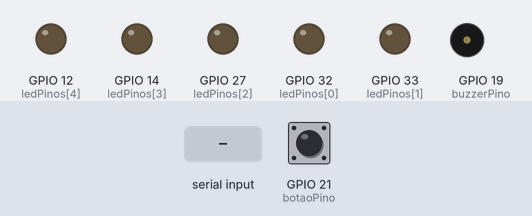
This sketch was run on a simulated ESP32. Parts: output pins drawn as LEDs (lit = HIGH), buzzer (waves = sounding). The inputs (shaded band) are chosen by the test bench; at power-on: GPIO 21 (botaoPino) HIGH. WiFi joins after 1.5 s; servers stay silent unless stated; what the sketch prints to the serial monitor is not drawn.

Above: at 3.2 s.
3.3 s: "5\n" received over Serial
At 4.4 s:
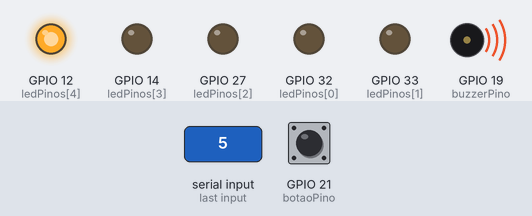
4.8 s: GPIO 21 (botaoPino) pulled LOW for 0.15 s
At 5.7 s:
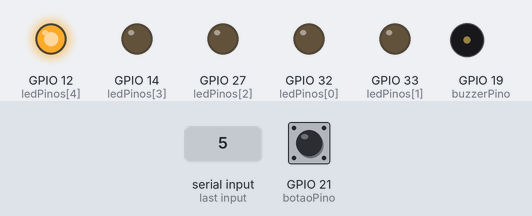
At 15.7 s:
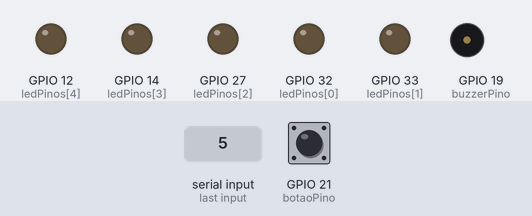
Timing chart, 0 to 16.4 s (numbered marks = the images above; inputs shaded):
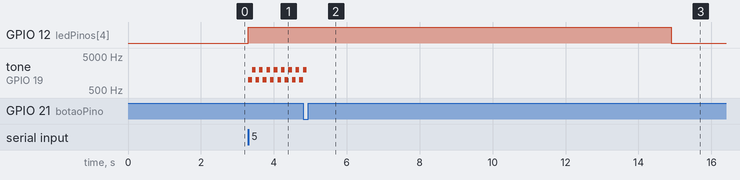

Measured:
- after the input at 3.3 s, GPIO 12 (ledPinos[4]): LOW → HIGH at once; tone on GPIO 19 (buzzerPino): alternates 2000 Hz for 0.10 s and 1000 Hz for 0.10 s, starting at once
- after the input at 4.8 s, GPIO 12 (ledPinos[4]): HIGH → LOW after 10.1 s

The sketch:

atual_codigo_do_esp.ino
```cpp
int ledPinos[] = {32, 33, 27, 14, 12};
int buzzerPino = 19; //Pino do buzzer
int botaoPino = 21; // Pino do botão
int numLEDs = 5;
const char *ssid = "Wilson";
const char *pw = "123456789";


#define FREQ_LOW 1000  // Frequência baixa do alarme
#define FREQ_HIGH 2000  // Frequência alta do alarme
#include <WiFi.h>

WiFiServer server(80);

void setup() {
  for (int i = 0; i < numLEDs; i++) {
    pinMode(ledPinos[i], OUTPUT);
  }
  pinMode(buzzerPino, OUTPUT);
  pinMode(botaoPino, INPUT_PULLUP); // Configura o pino do botão como entrada com pull-up

  WiFi.begin(ssid, pw);

  while (WiFi.status() != WL_CONNECTED) {
    delay(1000);
  }
  Serial.println("Conectado");
  Serial.println(WiFi.localIP());
  server.begin();
  Serial.begin(115200);
}

void loop() {
   WiFiClient client = server.available();
  if (client) {
    while (client.connected()) {
      client.print("conectado");
    }
  }
  if (Serial.available() > 0) {
    String input = Serial.readStringUntil('\n');
    if (input.length() > 0) {
      bool numeroAceito = true;
      for (int i = 0; i < input.length(); i++) {
        int led = input.charAt(i) - '0';
        if (led >= 1 && led <= numLEDs) {
          digitalWrite(ledPinos[led - 1], HIGH);
        } else {
          numeroAceito = false;
        }
      }

      if (numeroAceito) {
        tocarAlarme(10000);  // Toca o alarme por 10 segundos
        delay(10000);        // Mantém os LEDs acesos por 10 segundos
      }

      desligarTodos();
    }
  }
}

void tocarAlarme(int duracao) {
  unsigned long startTime = millis();
  while (millis() - startTime < duracao) {
    if (digitalRead(botaoPino) == LOW) { // Verifica se o botão foi pressionado
      noTone(buzzerPino); // Desliga o buzzer
      break; // Sai do loop
    }
    tone(buzzerPino, FREQ_LOW);
    delay(100);
    tone(buzzerPino, FREQ_HIGH);
    delay(100);
  }
  noTone(buzzerPino); // Garante que o buzzer esteja desligado ao final do loop
}

void desligarTodos() {
  for (int i = 0; i < numLEDs; i++) {
    digitalWrite(ledPinos[i], LOW);
  }
  digitalWrite(buzzerPino, LOW);
}
```
